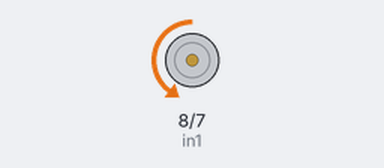
Bench run of a sketch on a simulated Arduino Uno, built with avr-gcc and run on an emulated ATmega328P. Shown: motor-driver pin pairs drawn as motors (green arrow = first pin HIGH = forward, orange = second pin HIGH = backward, longer = more drive, scaled by the enable pin).

Above: at 2.0 s.
At 5.0 s:
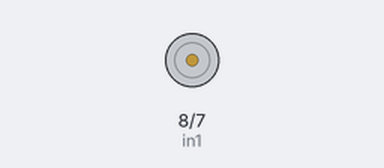
Timing chart, 0 to 7.8 s (numbered marks = the images above):
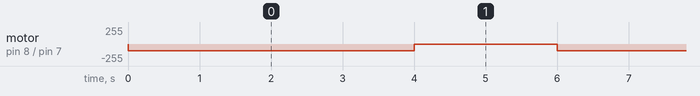

Measured:
- by itself, motor on pin 8 (in1) / pin 7 (in2): alternates backward 100/255 for 4.0 s and stopped for 2.0 s

The sketch:

motor_test.ino
```cpp
// Motor A connections
int enA = 9;
int in1 = 8;
int in2 = 7;

void setup() {
	// Set all the motor control pins to outputs
	pinMode(enA, OUTPUT);
	pinMode(in1, OUTPUT);
	pinMode(in2, OUTPUT);

	// Turn off motors - Initial state
	digitalWrite(in1, LOW);
	digitalWrite(in2, LOW);
}

void loop() {
	directionControl();
}

// This function lets you control spinning direction of motors
void directionControl() {
	// Set motors to maximum speed
	// For PWM maximum possible values are 0 to 255
	analogWrite(enA, 100);

	// // Turn on motor A & B
	// digitalWrite(in1, HIGH);
	// digitalWrite(in2, LOW);
	// delay(4000);

	// Now change motor directions
	digitalWrite(in1, LOW);
	digitalWrite(in2, HIGH);
	delay(4000);

	// Turn off motors
	digitalWrite(in1, LOW);
	digitalWrite(in2, LOW);
	delay(2000);
}
```
